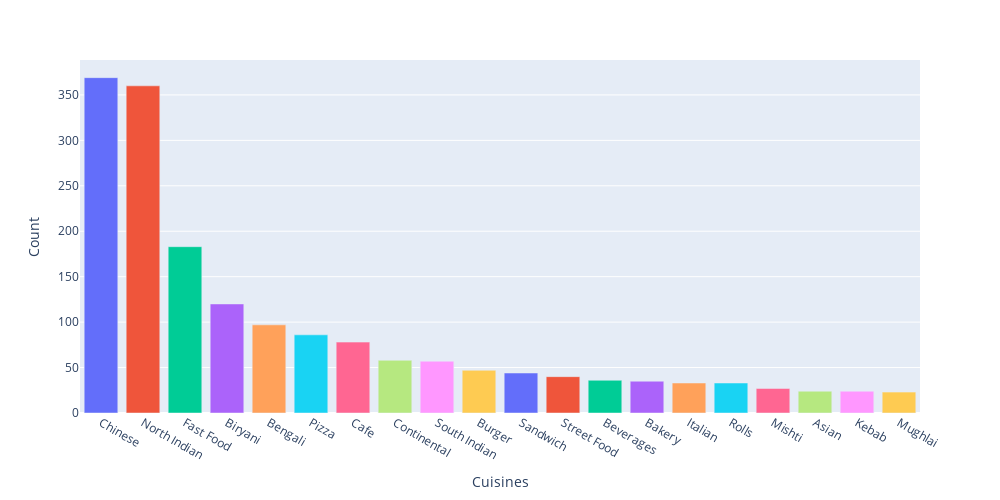

Notebook source saved alongside this figure:
### Code cell
# Bar plot showcasing total number of restaurants for each cuisine
fig = px.bar(unique_cuisines.head(20),x='Cuisines',y='Count',color='Cuisines',height=500,width=1000)
fig.update_layout(showlegend=False)
fig.show()

### Figure 1 — Plotly figure (JSON) as saved in the notebook; plotly's stock layout.template omitted (floating-point values rounded to 4 significant figures)
{"data": [{"alignmentgroup": "True", "hovertemplate": "Cuisines=%{x}<br>Count=%{y}<extra></extra>", "legendgroup": "Chinese", "marker": {"color": "#636efa", "pattern": {"shape": ""}}, "name": "Chinese", "offsetgroup": "Chinese", "orientation": "v", "showlegend": true, "textposition": "auto", "type": "bar", "x": ["Chinese"], "xaxis": "x", "y": [369], "yaxis": "y"}, {"alignmentgroup": "True", "hovertemplate": "Cuisines=%{x}<br>Count=%{y}<extra></extra>", "legendgroup": "North Indian", "marker": {"color": "#EF553B", "pattern": {"shape": ""}}, "name": "North Indian", "offsetgroup": "North Indian", "orientation": "v", "showlegend": true, "textposition": "auto", "type": "bar", "x": ["North Indian"], "xaxis": "x", "y": [360], "yaxis": "y"}, {"alignmentgroup": "True", "hovertemplate": "Cuisines=%{x}<br>Count=%{y}<extra></extra>", "legendgroup": "Fast Food", "marker": {"color": "#00cc96", "pattern": {"shape": ""}}, "name": "Fast Food", "offsetgroup": "Fast Food", "orientation": "v", "showlegend": true, "textposition": "auto", "type": "bar", "x": ["Fast Food"], "xaxis": "x", "y": [183], "yaxis": "y"}, {"alignmentgroup": "True", "hovertemplate": "Cuisines=%{x}<br>Count=%{y}<extra></extra>", "legendgroup": "Biryani", "marker": {"color": "#ab63fa", "pattern": {"shape": ""}}, "name": "Biryani", "offsetgroup": "Biryani", "orientation": "v", "showlegend": true, "textposition": "auto", "type": "bar", "x": ["Biryani"], "xaxis": "x", "y": [120], "yaxis": "y"}, {"alignmentgroup": "True", "hovertemplate": "Cuisines=%{x}<br>Count=%{y}<extra></extra>", "legendgroup": "Bengali", "marker": {"color": "#FFA15A", "pattern": {"shape": ""}}, "name": "Bengali", "offsetgroup": "Bengali", "orientation": "v", "showlegend": true, "textposition": "auto", "type": "bar", "x": ["Bengali"], "xaxis": "x", "y": [97], "yaxis": "y"}, {"alignmentgroup": "True", "hovertemplate": "Cuisines=%{x}<br>Count=%{y}<extra></extra>", "legendgroup": "Pizza", "marker": {"color": "#19d3f3", "pattern": {"shape": ""}}, "name": "Pizza", "offsetgroup": "Pizza", "orientation": "v", "showlegend": true, "textposition": "auto", "type": "bar", "x": ["Pizza"], "xaxis": "x", "y": [86], "yaxis": "y"}, {"alignmentgroup": "True", "hovertemplate": "Cuisines=%{x}<br>Count=%{y}<extra></extra>", "legendgroup": "Cafe", "marker": {"color": "#FF6692", "pattern": {"shape": ""}}, "name": "Cafe", "offsetgroup": "Cafe", "orientation": "v", "showlegend": true, "textposition": "auto", "type": "bar", "x": ["Cafe"], "xaxis": "x", "y": [78], "yaxis": "y"}, {"alignmentgroup": "True", "hovertemplate": "Cuisines=%{x}<br>Count=%{y}<extra></extra>", "legendgroup": "Continental", "marker": {"color": "#B6E880", "pattern": {"shape": ""}}, "name": "Continental", "offsetgroup": "Continental", "orientation": "v", "showlegend": true, "textposition": "auto", "type": "bar", "x": ["Continental"], "xaxis": "x", "y": [58], "yaxis": "y"}, {"alignmentgroup": "True", "hovertemplate": "Cuisines=%{x}<br>Count=%{y}<extra></extra>", "legendgroup": "South Indian", "marker": {"color": "#FF97FF", "pattern": {"shape": ""}}, "name": "South Indian", "offsetgroup": "South Indian", "orientation": "v", "showlegend": true, "textposition": "auto", "type": "bar", "x": ["South Indian"], "xaxis": "x", "y": [57], "yaxis": "y"}, {"alignmentgroup": "True", "hovertemplate": "Cuisines=%{x}<br>Count=%{y}<extra></extra>", "legendgroup": "Burger", "marker": {"color": "#FECB52", "pattern": {"shape": ""}}, "name": "Burger", "offsetgroup": "Burger", "orientation": "v", "showlegend": true, "textposition": "auto", "type": "bar", "x": ["Burger"], "xaxis": "x", "y": [47], "yaxis": "y"}, {"alignmentgroup": "True", "hovertemplate": "Cuisines=%{x}<br>Count=%{y}<extra></extra>", "legendgroup": "Sandwich", "marker": {"color": "#636efa", "pattern": {"shape": ""}}, "name": "Sandwich", "offsetgroup": "Sandwich", "orientation": "v", "showlegend": true, "textposition": "auto", "type": "bar", "x": ["Sandwich"], "xaxis": "x", "y": [44], "yaxis": "y"}, {"alignmentgroup": "True", "hovertemplate": "Cuisines=%{x}<br>Count=%{y}<extra></extra>", "legendgroup": "Street Food", "marker": {"color": "#EF553B", "pattern": {"shape": ""}}, "name": "Street Food", "offsetgroup": "Street Food", "orientation": "v", "showlegend": true, "textposition": "auto", "type": "bar", "x": ["Street Food"], "xaxis": "x", "y": [40], "yaxis": "y"}, {"alignmentgroup": "True", "hovertemplate": "Cuisines=%{x}<br>Count=%{y}<extra></extra>", "legendgroup": "Beverages", "marker": {"color": "#00cc96", "pattern": {"shape": ""}}, "name": "Beverages", "offsetgroup": "Beverages", "orientation": "v", "showlegend": true, "textposition": "auto", "type": "bar", "x": ["Beverages"], "xaxis": "x", "y": [36], "yaxis": "y"}, {"alignmentgroup": "True", "hovertemplate": "Cuisines=%{x}<br>Count=%{y}<extra></extra>", "legendgroup": "Bakery", "marker": {"color": "#ab63fa", "pattern": {"shape": ""}}, "name": "Bakery", "offsetgroup": "Bakery", "orientation": "v", "showlegend": true, "textposition": "auto", "type": "bar", "x": ["Bakery"], "xaxis": "x", "y": [35], "yaxis": "y"}, {"alignmentgroup": "True", "hovertemplate": "Cuisines=%{x}<br>Count=%{y}<extra></extra>", "legendgroup": "Italian", "marker": {"color": "#FFA15A", "pattern": {"shape": ""}}, "name": "Italian", "offsetgroup": "Italian", "orientation": "v", "showlegend": true, "textposition": "auto", "type": "bar", "x": ["Italian"], "xaxis": "x", "y": [33], "yaxis": "y"}, {"alignmentgroup": "True", "hovertemplate": "Cuisines=%{x}<br>Count=%{y}<extra></extra>", "legendgroup": "Rolls", "marker": {"color": "#19d3f3", "pattern": {"shape": ""}}, "name": "Rolls", "offsetgroup": "Rolls", "orientation": "v", "showlegend": true, "textposition": "auto", "type": "bar", "x": ["Rolls"], "xaxis": "x", "y": [33], "yaxis": "y"}, {"alignmentgroup": "True", "hovertemplate": "Cuisines=%{x}<br>Count=%{y}<extra></extra>", "legendgroup": "Mishti", "marker": {"color": "#FF6692", "pattern": {"shape": ""}}, "name": "Mishti", "offsetgroup": "Mishti", "orientation": "v", "showlegend": true, "textposition": "auto", "type": "bar", "x": ["Mishti"], "xaxis": "x", "y": [27], "yaxis": "y"}, {"alignmentgroup": "True", "hovertemplate": "Cuisines=%{x}<br>Count=%{y}<extra></extra>", "legendgroup": "Asian", "marker": {"color": "#B6E880", "pattern": {"shape": ""}}, "name": "Asian", "offsetgroup": "Asian", "orientation": "v", "showlegend": true, "textposition": "auto", "type": "bar", "x": ["Asian"], "xaxis": "x", "y": [24], "yaxis": "y"}, {"alignmentgroup": "True", "hovertemplate": "Cuisines=%{x}<br>Count=%{y}<extra></extra>", "legendgroup": "Kebab", "marker": {"color": "#FF97FF", "pattern": {"shape": ""}}, "name": "Kebab", "offsetgroup": "Kebab", "orientation": "v", "showlegend": true, "textposition": "auto", "type": "bar", "x": ["Kebab"], "xaxis": "x", "y": [24], "yaxis": "y"}, {"alignmentgroup": "True", "hovertemplate": "Cuisines=%{x}<br>Count=%{y}<extra></extra>", "legendgroup": "Mughlai", "marker": {"color": "#FECB52", "pattern": {"shape": ""}}, "name": "Mughlai", "offsetgroup": "Mughlai", "orientation": "v", "showlegend": true, "textposition": "auto", "type": "bar", "x": ["Mughlai"], "xaxis": "x", "y": [23], "yaxis": "y"}], "layout": {"barmode": "relative", "height": 500, "legend": {"title": {"text": "Cuisines"}, "tracegroupgap": 0}, "margin": {"t": 60}, "showlegend": false, "width": 1000, "xaxis": {"anchor": "y", "categoryarray": ["Chinese", "North Indian", "Fast Food", "Biryani", "Bengali", "Pizza", "Cafe", "Continental", "South Indian", "Burger", "Sandwich", "Street Food", "Beverages", "Bakery", "Italian", "Rolls", "Mishti", "Asian", "Kebab", "Mughlai"], "categoryorder": "array", "domain": [0, 1], "title": {"text": "Cuisines"}}, "yaxis": {"anchor": "x", "domain": [0, 1], "title": {"text": "Count"}}}}
